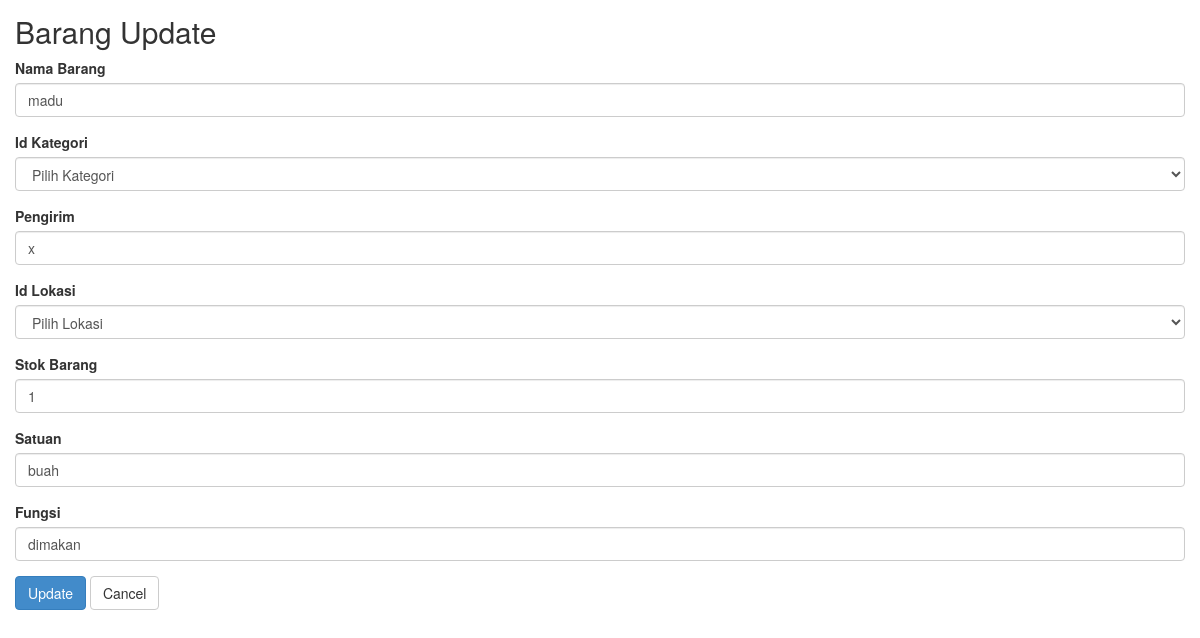
/barang/update/32, run on the app's committed database.
### tables this page shows
CREATE TABLE `barang` (
  `id_barang` int(10) NOT NULL,
  `nama_barang` varchar(50) NOT NULL,
  `id_kategori` int(10) NOT NULL,
  `tgl_masuk` datetime NOT NULL,
  `pengirim` varchar(50) NOT NULL,
  `id_lokasi` int(10) NOT NULL,
  `barcode` varchar(100) NOT NULL,
  `qr` varchar(100) NOT NULL,
  `stok` int(100) DEFAULT NULL,
  `satuan` varchar(100) NOT NULL,
  `fungsi` varchar(100) NOT NULL
);

### application/controllers/Barang.php (called while the page is built, shortened)
<?php
class Barang extends CI_Controller
{
    function __construct()
    {
        $this->load->model('Barang_model');
        $this->load->library('form_validation');
        $this->load->helper('url');
    }
    public function update($id)
    {
        $row = $this->Barang_model->get_by_id($id);
        if ($row) {
            $data = array(
                'button' => 'Update',
                'action' => site_url('barang/update_action'),
		'id_barang' => set_value('id_barang', $row->id_barang),
		'nama_barang' => set_value('nama_barang', $row->nama_barang),
		'id_kategori' => set_value('id_kategori', $row->id_kategori),
		'tgl_masuk' => set_value('tgl_masuk', $row->tgl_masuk),
		'pengirim' => set_value('pengirim', $row->pengirim),
		'id_lokasi' => set_value('id_lokasi', $row->id_lokasi),
		'barcode' => set_value('barcode', $row->barcode),
		'qr' => set_value('qr', $row->qr),
        'stok' => set_value('stok', $row->stok),
        'satuan' => set_value('satuan', $row->satuan),
        'fungsi' => set_value('fungsi', $row->fungsi),
	    );
            $this->load->view('barang/barang_form', $data);
        } else {
            $this->session->set_flashdata('message', 'Record Not Found');
            redirect(site_url('barang'));
        }
    }
}

### index.php (called while the page is built, shortened)
<?php
require_once BASEPATH.'core/CodeIgniter.php';

### application/models/Barang_model.php (called while the page is built, shortened)
<?php
class Barang_model extends CI_Model
{
    public $table = 'barang';
    public $id = 'id_barang';
    function get_by_id($id)
    {
        $this->db->where($this->id, $id);
        return $this->db->get($this->table)->row();
    }
}

### application/views/barang/barang_form.php (the view, shortened to what this page needs)
<!doctype html>
<html>
    <head>
        <link rel="stylesheet" href="<?php echo base_url('assets/bootstrap/css/bootstrap.min.css') ?>"/>
    </head>
    <body>
        <h2 style="margin-top:0px">Barang <?php echo $button ?></h2>
        <form action="<?php echo $action; ?>" method="post">
	    <div class="form-group">
            <label for="varchar">Nama Barang <?php echo form_error('nama_barang') ?></label>
            <input type="text" class="form-control" name="nama_barang" id="nama_barang" placeholder="Nama Barang" value="<?php echo $nama_barang; ?>" />
        </div>
	    <div class="form-group">
            <label for="int">Id Kategori <?php echo form_error('id_kategori') ?></label>
            <select class="form-control" name="id_kategori" id="id_kategori" placeholder="Id Kategori" value="<?php echo $id_kategori; ?>" />
                <option value="">Pilih Kategori</option>
        </div>
	    <div class="form-group">
            <label for="varchar">Pengirim <?php echo form_error('pengirim') ?></label>
            <input type="text" class="form-control" name="pengirim" id="pengirim" placeholder="Pengirim" value="<?php echo $pengirim; ?>" />
        </div>
	    <div class="form-group">
            <label for="int">Id Lokasi <?php echo form_error('id_lokasi') ?></label>
            <select class="form-control" name="id_lokasi" id="id_lokasi" placeholder="Id Lokasi" value="<?php echo $id_lokasi; ?>" />
                <option value="">Pilih Lokasi</option>
        </div>
        <div class="form-group">
            <label for="int">Stok Barang <?php echo form_error('stok') ?></label>
            <input type="text" class="form-control" name="stok" id="stok" placeholder="Stok Barang" value="<?php echo $stok; ?>" />
        </div>
        <div class="form-group">
            <label for="varchar">Satuan <?php echo form_error('satuan') ?></label>
            <input type="text" class="form-control" name="satuan" id="satuan" placeholder="Satuan" value="<?php echo $satuan; ?>" />
        </div>
        <div class="form-group">
            <label for="varchar">Fungsi <?php echo form_error('fungsi') ?></label>
            <input type="text" class="form-control" name="fungsi" id="fungsi" placeholder="Fungsi Barang" value="<?php echo $fungsi; ?>" />
        </div>
	    <button type="submit" class="btn btn-primary"><?php echo $button ?></button>
	    <a href="<?php echo site_url('barang') ?>" class="btn btn-default">Cancel</a>
	</form>
    </body>
</html>

### application/views/barang/barang_form.php (style rules this page uses)
body { padding: 15px; }

### data on the page
barang: nama_barang "madu", pengirim "x", stok "1", satuan "buah", fungsi "dimakan"

### other printed values
$button "Update"
